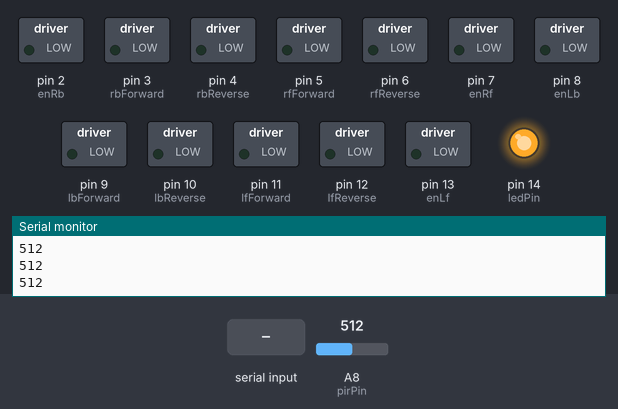
Bench run of a sketch on a simulated Arduino Mega 2560, built with avr-gcc and run on an emulated ATmega2560. Parts: switched loads named in the sketch (green lamp = pin HIGH), output pins drawn as LEDs (lit = HIGH), the last lines printed to the serial monitor. Inputs (shaded band) come from the test bench; at power-on: A8 (pirPin) = 512.

Above: at 1.2 s.
1.3 s: A8 (pirPin) set to 413
2.8 s: A8 (pirPin) set to 388
At 4.0 s:
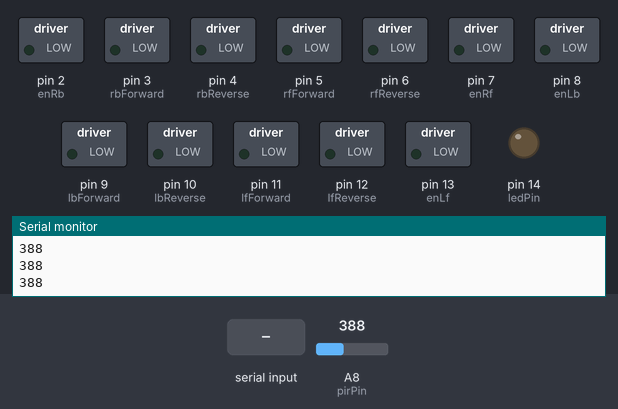
4.3 s: "f" received over Serial
At 5.4 s:
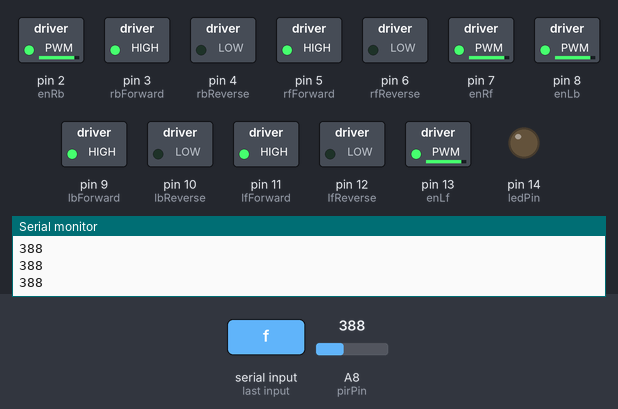
5.8 s: "b" received over Serial
At 6.4 s:
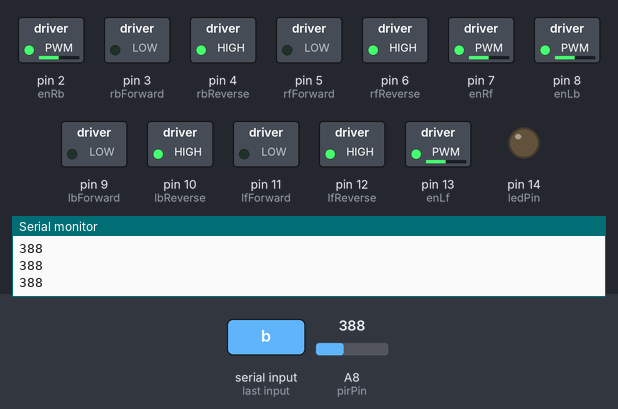
7.3 s: "l" received over Serial
At 8.5 s:
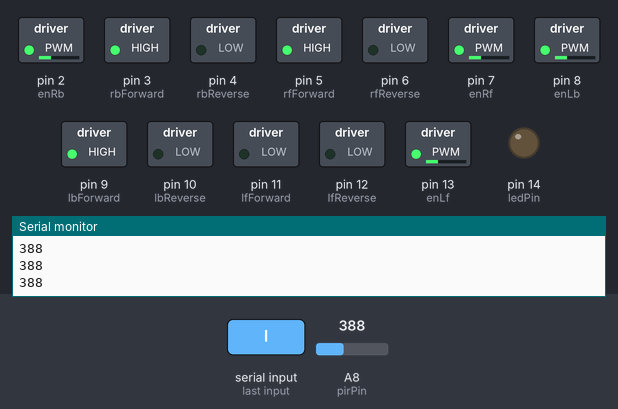
8.8 s: "r" received over Serial
At 9.9 s:
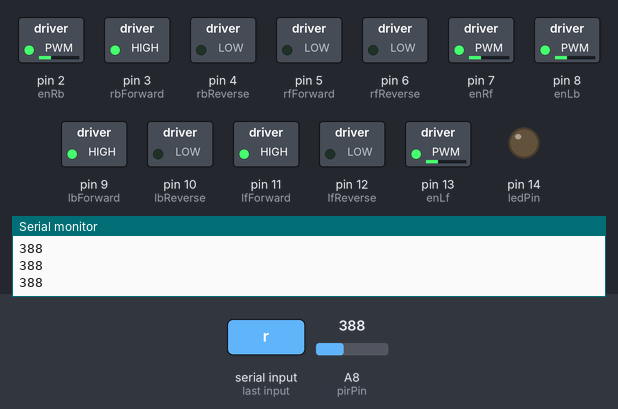
Timing chart, 0 to 11.3 s (numbered marks = the images above; inputs shaded):
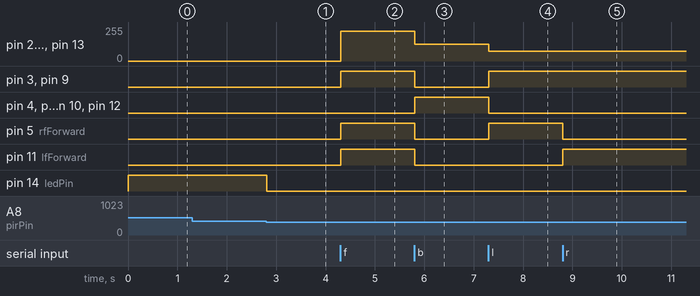

The sketch:

rc_car_stable_speed_ctrl_pir_led.ino
```cpp
//Right motor
int enRb = 2;
int rbForward = 3;
int rbReverse = 4;


int rfForward = 5;
int rfReverse = 6;
int enRf = 7;

//Left motor

int enLb = 8;
int lbForward = 9;
int lbReverse = 10;

int lfForward = 11;
int lfReverse = 12;
int enLf = 13;

int regularSpeed = 225;
int turnSpeed = 75;
int reverseSpeed = 125;

//ldr
int ldr = A7;
int ldrVal = 0;

int state = 0;
char command;
int ledPin = 14;
int del = 5000;
int delayTurn = 500;

//PIR
int pirPin = A8;

void setup()
{
  Serial.begin(9600);

  pinMode( rbForward, OUTPUT);
  pinMode( rbReverse, OUTPUT);
  pinMode( rfForward, OUTPUT);
  pinMode( rfReverse, OUTPUT);
  pinMode(lbForward, OUTPUT);
  pinMode(lbReverse, OUTPUT);
  pinMode(lfForward, OUTPUT);
  pinMode(lfReverse, OUTPUT);

  pinMode(pirPin, INPUT);

  pinMode(ledPin, OUTPUT);
  digitalWrite(ledPin, LOW);
}

void loop() {

  // getLightIntensity();

  if (Serial.available() > 0) {
    command = Serial.read();

    switch (command) {
      case 'f':
        forward();
        break;
      case 'b':
        reverse();
        break;
      case 'l':
        left();
        break;
      case 'r':
        right();
        break;
      case 's':
        stopp();
        break;

      default:
        stopp();
        break;
    }

  }
  getPirValue();

}

void setRegularSpeed()
{
  analogWrite(enLb, regularSpeed);
  analogWrite(enRb, regularSpeed);
  analogWrite(enLf, regularSpeed);
  analogWrite(enRf, regularSpeed);
}
void setTurnSpeed()
{
  analogWrite(enLb, turnSpeed);
  analogWrite(enRb, turnSpeed);
  analogWrite(enLf, turnSpeed);
  analogWrite(enRf, turnSpeed);
}
void setReverseSpeed()
{
  analogWrite(enLb, reverseSpeed);
  analogWrite(enRb, reverseSpeed);
  analogWrite(enLf, reverseSpeed);
  analogWrite(enRf, reverseSpeed);
}

void forward()
{
  setRegularSpeed();

  digitalWrite(lbForward, HIGH);
  digitalWrite(rbForward, HIGH);
  digitalWrite(lfForward, HIGH);
  digitalWrite(rfForward, HIGH);

  digitalWrite(lbReverse, LOW);
  digitalWrite(rbReverse, LOW);
  digitalWrite(lfReverse, LOW);
  digitalWrite(rfReverse, LOW);
}

void reverse()
{
  setReverseSpeed();

  digitalWrite(lbReverse, HIGH);
  digitalWrite(rbReverse, HIGH);
  digitalWrite(lfReverse, HIGH);
  digitalWrite(rfReverse, HIGH);

  digitalWrite(lbForward, LOW);
  digitalWrite(rbForward, LOW);
  digitalWrite(lfForward, LOW);
  digitalWrite(rfForward, LOW);
}

void stopp()
{
  setRegularSpeed();

  digitalWrite(lfReverse, LOW);
  digitalWrite(rfReverse, LOW);
  digitalWrite(lbReverse, LOW);
  digitalWrite(rbReverse, LOW);

  digitalWrite(lfForward, LOW);
  digitalWrite(rfForward, LOW);
  digitalWrite(lbForward, LOW);
  digitalWrite(rbForward, LOW);
}

void right()
{
  setTurnSpeed();

  digitalWrite(lbForward, HIGH);
  digitalWrite(rbForward, HIGH);
  digitalWrite(lfForward, HIGH);
  digitalWrite(rfForward, LOW);

  digitalWrite(lbReverse, LOW);
  digitalWrite(rbReverse, LOW);
  digitalWrite(lfReverse, LOW);
  digitalWrite(rfReverse, LOW);
}

void left()
{
  setTurnSpeed();

  digitalWrite(lbForward, HIGH);
  digitalWrite(rbForward, HIGH);
  digitalWrite(lfForward, LOW);
  digitalWrite(rfForward, HIGH);

  digitalWrite(lbReverse, LOW);
  digitalWrite(rbReverse, LOW);
  digitalWrite(lfReverse, LOW);
  digitalWrite(rfReverse, LOW);
}

void getPirValue()
{
  int value = analogRead(pirPin);

  if (value > 400)
  {
    digitalWrite(ledPin, HIGH);
    Serial.println(value);
  }else{
    Serial.println(value);
    digitalWrite(ledPin, LOW);
  }

}
void getLightIntensity()
{
  ldrVal = analogRead(ldr);
  Serial.println("Intensity of the LDR is =");
  Serial.println(ldrVal);
  delay(1000);
}
```

Measured:
- the behaviour switches between 401 and 400 on A8 (pirPin) (found by bisection; images 0 and 1)
- after the input at 2.8 s, pin 14 (ledPin): HIGH → LOW at once
- after the input at 4.3 s, pin 2 (enRb), pin 7 (enRf), pin 8 (enLb), pin 13 (enLf): 0/255 → 225/255 at once; pin 3 (rbForward), pin 5 (rfForward), pin 9 (lbForward), pin 11 (lfForward): LOW → HIGH at once
- after the input at 5.8 s, pin 2 (enRb), pin 7 (enRf), pin 8 (enLb), pin 13 (enLf): 225/255 → 125/255 at once; pin 3 (rbForward), pin 5 (rfForward), pin 9 (lbForward), pin 11 (lfForward): HIGH → LOW at once; pin 4 (rbReverse), pin 6 (rfReverse), pin 10 (lbReverse), pin 12 (lfReverse): LOW → HIGH at once
- after the input at 7.3 s, pin 2 (enRb), pin 7 (enRf), pin 8 (enLb), pin 13 (enLf): 125/255 → 75/255 at once; pin 3 (rbForward), pin 5 (rfForward), pin 9 (lbForward): LOW → HIGH at once; pin 4 (rbReverse), pin 6 (rfReverse), pin 10 (lbReverse), pin 12 (lfReverse): HIGH → LOW at once
- after the input at 8.8 s, pin 5 (rfForward): HIGH → LOW at once; pin 11 (lfForward): LOW → HIGH at once
